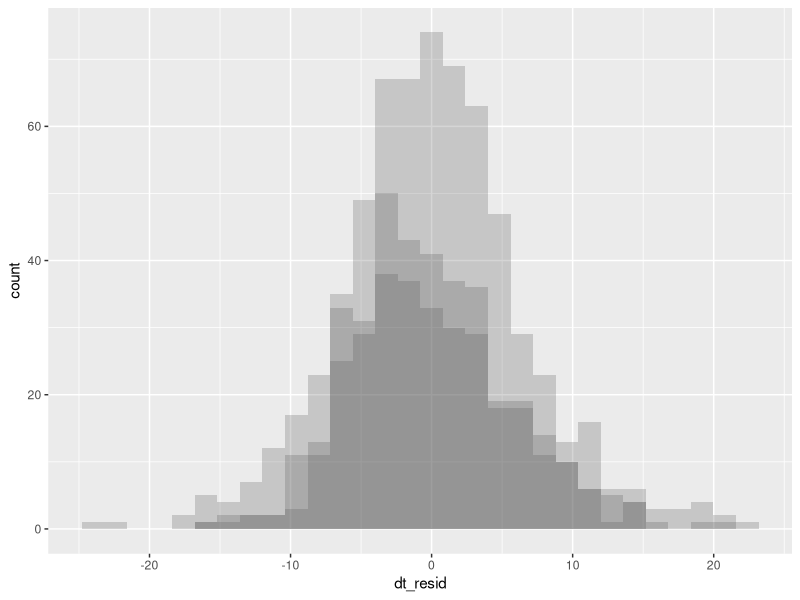
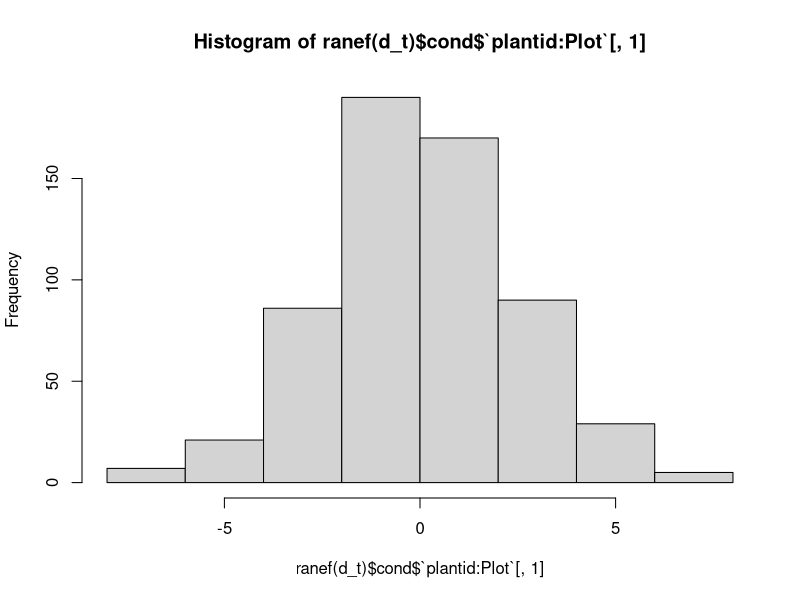
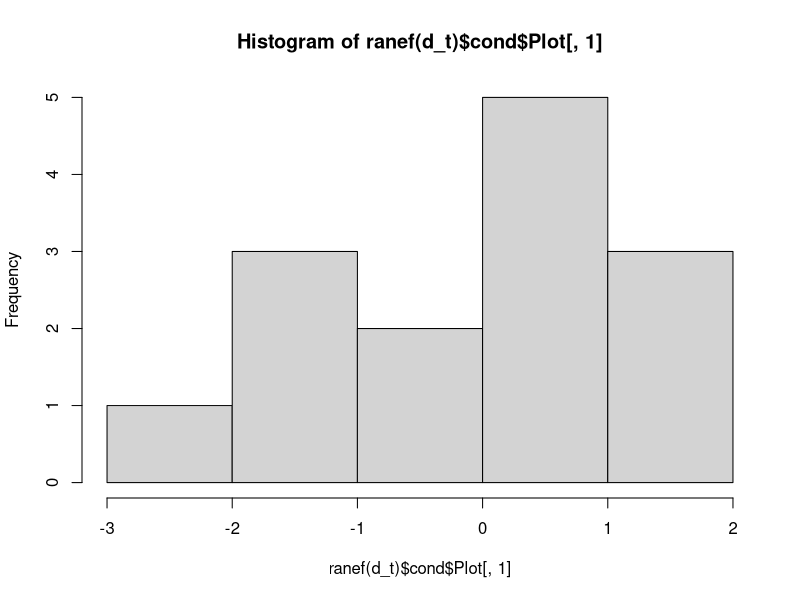

Write R code to recreate these figures, in order. (Note: this script raises an error after producing the figures.)
# --- Setup ---------------------------------------------------------

library(ggplot2)
library(dplyr)
library(tidyr)
library(glmmTMB)

rm(list = ls())

### --- Read in all data ---

all.data = merge(
  x = read.csv('01_data_cleaning/out/demo_phen_seed_2016-2024_final.csv'),
  y = read.csv('00_raw_data/plot_treatments.csv'),
  by.x = 'Plot', by.y = 'plot'
)

### --- Extract umbel phenology from phen data ----------------------

phen.by.umbel = all.data %>% 
  filter(in.phen) %>%
  # Split out the bud dates for bud date models; the most umbels seen in a
  # plant is 12, so use separate() to kick these out and then pivot_long to get
  # one row per umbel
  # (first - need to get one row per plant - do a distinct())
  distinct(Year, plantid, .keep_all = TRUE) %>%
  separate_wider_delim(phen.julis, names = paste0('uu', 1:12), delim = ';', too_few = 'align_start') %>%
  pivot_longer(starts_with('uu'), names_to = 'umbel.number', values_to = 'phen.julian') %>%
  filter(!is.na(phen.julian)) %>%
  mutate(phen.julian = as.numeric(gsub('\\s', '', phen.julian))) %>%
  mutate(Year = factor(Year))

# However, for our purposes we want to get the mean umbel emergence date by plant

phen.by.plant = phen.by.umbel %>%
  group_by(Plot, plantid, trt, Year) %>%
  summarise(phen.julian = mean(phen.julian), n.umbel = n()) %>%
  mutate(Year = factor(Year)) %>%
  ungroup()


head(phen.by.plant)


### --- Model selection ---------------------------------------------

# Model mean (from umbel-level observations) bud dates by each treatment
d_t = glmmTMB(
  phen.julian ~ trt + Year + (1 | Plot / plantid),
  data = phen.by.plant
)

# Compare with null model (hypothesis test)
d_0 = glmmTMB(
  phen.julian ~ Year + (1 | Plot / plantid),
  data = phen.by.plant
)

# Compare with treatment-year effect
d_ty = glmmTMB(
  phen.julian ~ trt * Year + (1 | Plot / plantid),
  data = phen.by.plant
)

AIC(d_0, d_t, d_ty) %>% mutate(daic = round(AIC - min(AIC), 2))

# Excellent - evidence of treatment effect, interaction not supported

# Compare with a random-effects model
d_t_r = glmmTMB(
  phen.julian ~ trt + (1 | Year) + (1 | Plot / plantid),
  data = phen.by.plant
)

AIC(d_t_r, d_t)
# Interestingly, random effects model does very poorly.

summary(d_t)
# Drought effect: 3.29 day advance
# Irrigation effect: 1.31 day delay

phen.by.plant %>%
  mutate(dt_resid = residuals(d_t)) %>%
  ggplot(aes(x = dt_resid)) +
  geom_histogram(aes(group = trt), alpha = 0.25, position = 'identity')
# Residuals look fine to me

# And the random effects
hist(ranef(d_t)$cond$`plantid:Plot`[,1])
# Maybe slightly skewed but otherwise fine.
hist(ranef(d_t)$cond$Plot[,1])

### Run model (selection code above)
# Full model:
d_t = glmmTMB(
  phen.julian ~ trt + Year + (1 | Plot / plantid),
  data = phen.by.plant
)

### --- Model means -------------------------------------------------

# Estimate means from model
trt.mean.buddates = expand.grid(trt = c('control', 'drought', 'irrigated'), Year = factor(2021:2024)) %>%
  # For each combo of treatment and year (above), estimate mean from model
  mutate(
    mean.bud = predict(
      d_t, re.form = ~ 0, allow.new.levels = TRUE,
      newdata = expand.grid(trt = c('control', 'drought', 'irrigated'), Year = factor(2021:2024))
    )
  ) %>%
  # Now average across years to get a mean
  group_by(trt) %>%
  summarise(mean.phen = mean(mean.bud))

trt.mean.buddates

# Make folder for data output files if not already existing


# Export
write.csv(trt.mean.buddates, row.names = FALSE, '03_construct_kernels/out/phen_treatment_means.csv')

cat('Exported mean phenology treatments.\n')

### --- Annual means -------------------------------------------------

# Estimate means from model
trt.annual.buddates = expand.grid(trt = c('control', 'drought', 'irrigated'), Year = factor(2021:2024)) %>%
  # For each combo of treatment and year (above), estimate mean from model
  mutate(
    mean.bud = predict(
      d_t, re.form = ~ 0, allow.new.levels = TRUE,
      newdata = expand.grid(trt = c('control', 'drought', 'irrigated'), Year = factor(2021:2024))
    )
  )

# Export
write.csv(trt.annual.buddates, row.names = FALSE, '03_construct_kernels/out/phen_annual_treatment_means.csv')

### Summary statistics

# Confidence intervals on effect sizes
round(summary(d_t)$coefficients$cond['trtdrought',1] + c(-1, 0,  1) * 1.96 * summary(d_t)$coefficients$cond['trtdrought',2], 2)
round(summary(d_t)$coefficients$cond['trtirrigated',1] + c(-1, 0,  1) * 1.96 * summary(d_t)$coefficients$cond['trtirrigated',2], 2)

# Variance explained by treatment (check indexing every time re-run!)
vars_t = exp(c(1, 2, 2) * d_t$fit$par[7:9])
# vars_0 = exp(c(1, 2, 2) * d_0$fit$par[5:7])

# Pseudo-R^2
# (one source for this, https://web.pdx.edu/~newsomj/mlrclass/ho_r2.pdf)
# (see: Snijders and Bosker 1998)
# 1 - (sum(vars_t) / sum(vars_0))
# (is very small)

# As expected, minimal change to individual- and among-plant plots
# Reduction in spatial (plot-level) variance:
# 1 - (vars_t[3] / vars_0[3])

# Looking at year effects
(as.Date(d_t$fit$par[1] + c(0, d_t$fit$par[4:6]))) %>% range()

# Likelihood ratio test to see if treatment effects vary by year:
# anova(d_t, d_ty)
# p-value 0.2535
